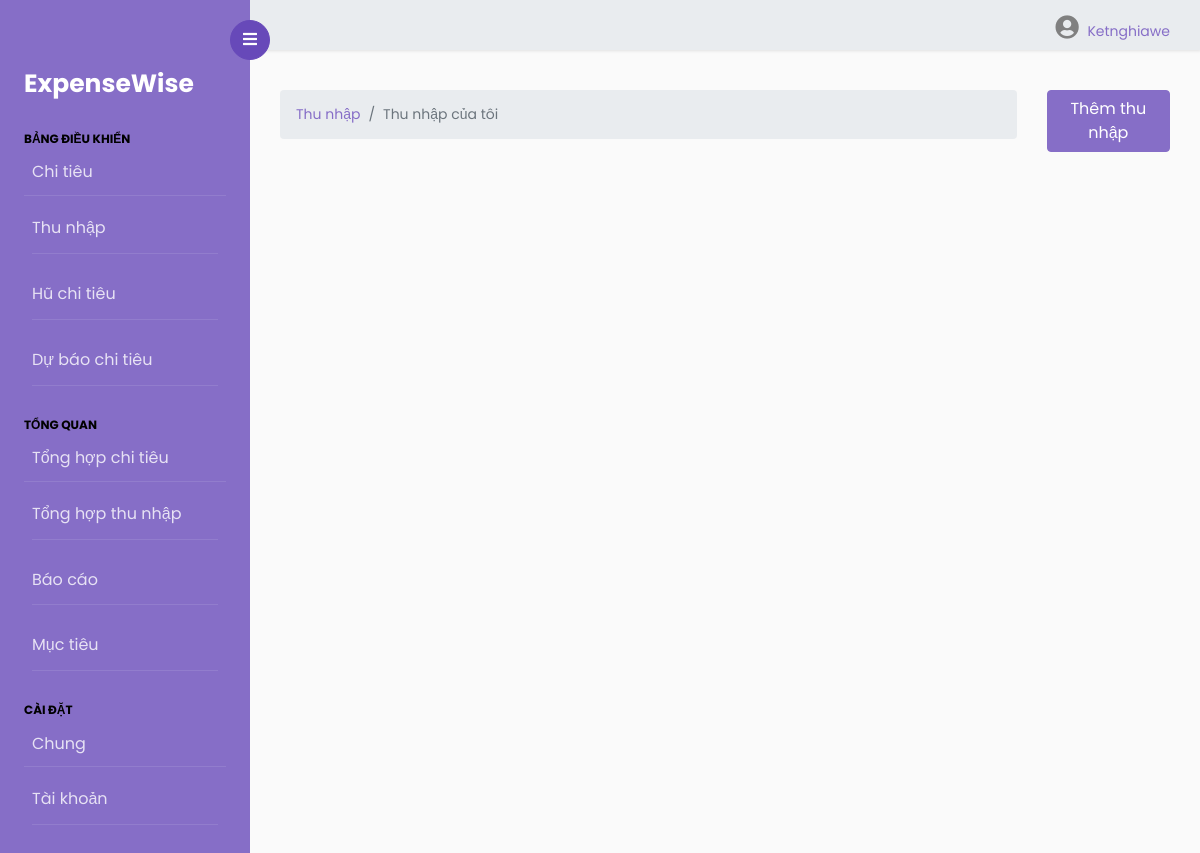
Before: /income/ (signed in) with the older database file.
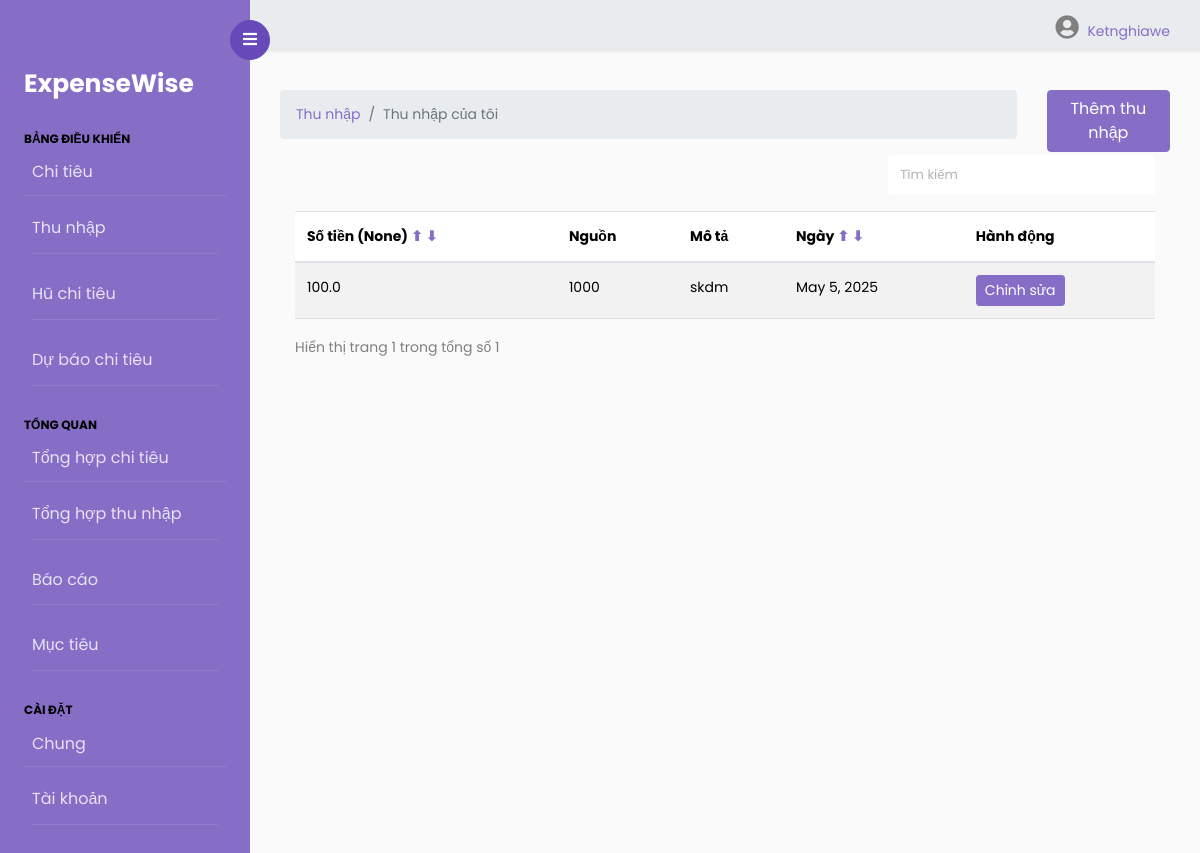
After: the same page with the newer database file.
### userincome/models.py (models this page shows, shortened)
class UserIncome(models.Model):
    amount = models.FloatField()  # DECIMAL
    date = models.DateField(default=now)
    description = models.TextField()
    owner = models.ForeignKey(to=User, on_delete=models.CASCADE)
    source = models.CharField(max_length=266)
    class Meta:
        ordering: ['-date']

### userincome/views.py (the view)
# urls.py: path('', views.index, name="expenses"),
@login_required(login_url='/authentication/login')
def index(request):
    categories = Source.objects.filter(owner=request.user)
    income = UserIncome.objects.filter(owner=request.user)
    sort_order = request.GET.get('sort')
    if sort_order == 'amount_asc':
        income = income.order_by('amount')
    elif sort_order == 'amount_desc':
        income = income.order_by('-amount')
    elif sort_order == 'date_asc':
        income = income.order_by('date')
    elif sort_order == 'date_desc':
        income = income.order_by('-date')
    paginator = Paginator(income, 5)
    page_number = request.GET.get('page')
    page_obj = Paginator.get_page(paginator, page_number)
    try:
        currency = UserPreference.objects.get(user=request.user).currency
    except:
        currency=None
    total = page_obj.paginator.num_pages
    context = {
        'income': income,
        'page_obj': page_obj,
        'currency': currency,
        'total': total,
        'sort_order': sort_order,
    }
    return render(request, 'income/index.html', context)

### templates/income/index.html (shortened to what this page needs)
{% extends 'base.html' %}
{% load static %}
{% block content %}
<div class="container mt-4">
    <div class="row">
        <div class="col-md-10">
            <nav aria-label="breadcrumb">
                <ol class="breadcrumb">
                    <li class="breadcrumb-item">
                        <a href="">Thu nhập</a>
                    </li>
                    <li class="breadcrumb-item active" aria-current="page">
                        Thu nhập của tôi
                    </li>
                </ol>
            </nav>
        </div>
        <div class="col-md-2">
            <a href="{% url 'add-income' %}" class="btn btn-primary">Thêm thu nhập</a>
        </div>
    </div>
    <div class="container">
        {% if income.count %}
        <div class="row">
            <div class="col-md-8"></div>
            <div class="col-md-4">
                <div class="form-group">
                    <input type="text" class="form-control" id="searchField" placeholder="Tìm kiếm">
                </div>
            </div>
        </div>
        <div class="app-table">
            <table class="table table-striped table-hover">
                <thead>
                    <tr>
                        <th>Số tiền ({{currency}}) <a href="?sort=amount_asc">&#11014;</a> <a href="?sort=amount_desc">&#11015;</a></th>
                        <th>Nguồn</th>
                        <th>Mô tả</th>
                        <th>Ngày <a href="?sort=date_asc">&#11014;</a> <a href="?sort=date_desc">&#11015;</a></th>
                        <th>Hành động</th>
                    </tr>
                </thead>
                <tbody>
                    {% for income in page_obj %}
                    <tr>
                        <td>{{ income.amount }}</td>
                        <td>{{ income.source }}</td>
                        <td>{{ income.description }}</td>
                        <td>{{ income.date }}</td>
                        <td>
                            <a href="{% url 'income-edit' income.id %}" class="btn btn-primary btn-sm">Chỉnh sửa</a>
                        </td>
                    </tr>
                    {% endfor %}
                </tbody>
            </table>
        </div>
        <div class="pagination-container">
            <div class="">
                Hiển thị trang {{ page_obj.number }} trong tổng số {{ page_obj.paginator.num_pages }}
            </div>
        </div>
        {% endif %}
    </div>
</div>
{% endblock content %}

Changed rows visible on the page:
added UserIncome: amount "100.0", source "1000", description "skdm", date "May 5, 2025"
Other visible differences:
{{ currency }}: (not shown) → "None"
{{ page_obj.number }}: (not shown) → "1"
{{ page_obj.paginator.num_pages }}: (not shown) → "1"
text now shown: "Số tiền ( ) ⬆ ⬇ Nguồn Mô tả Ngày ⬆ ⬇ Hành động Hiển thị trang trong tổng số"
